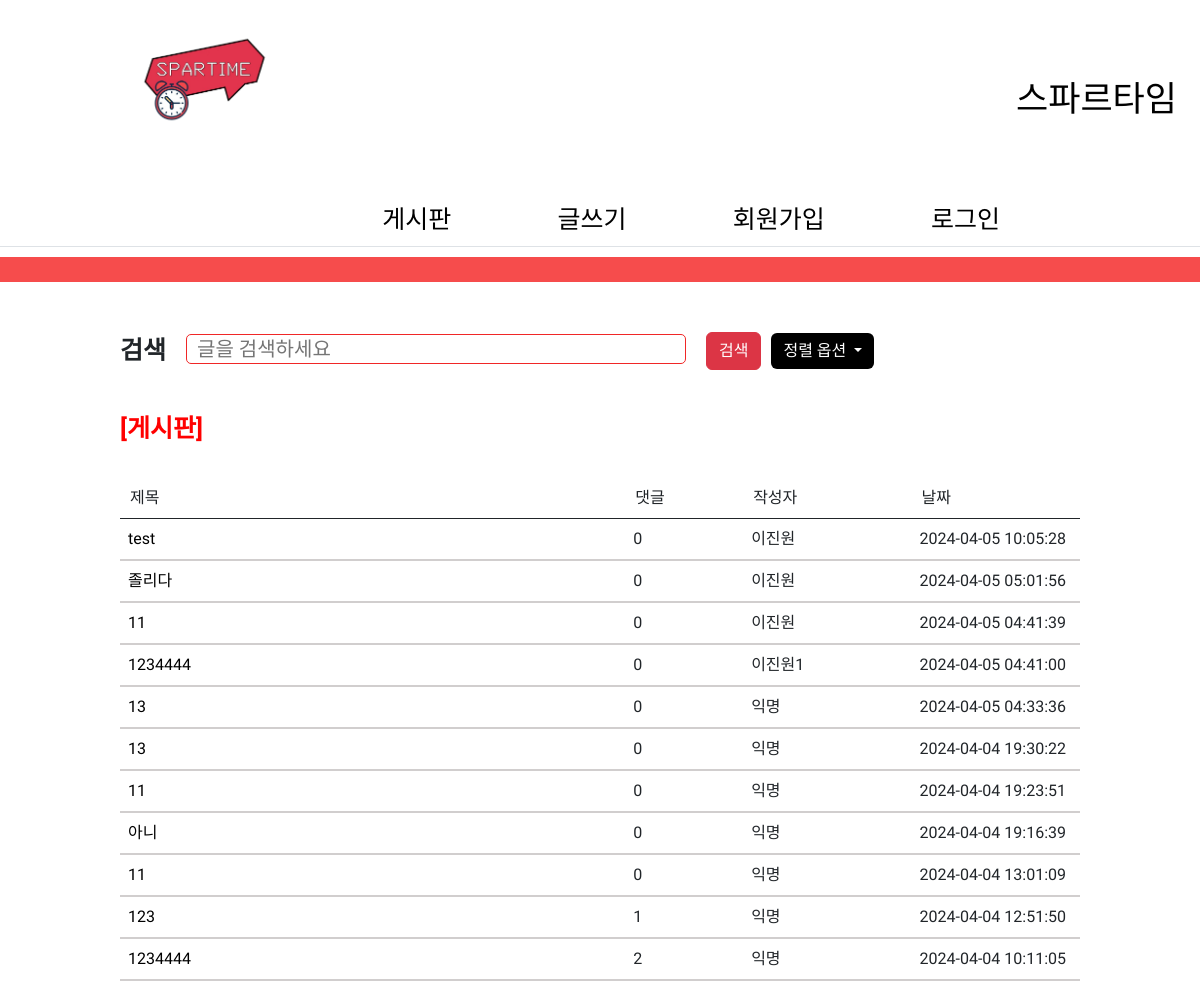
Before: / with the older database file.
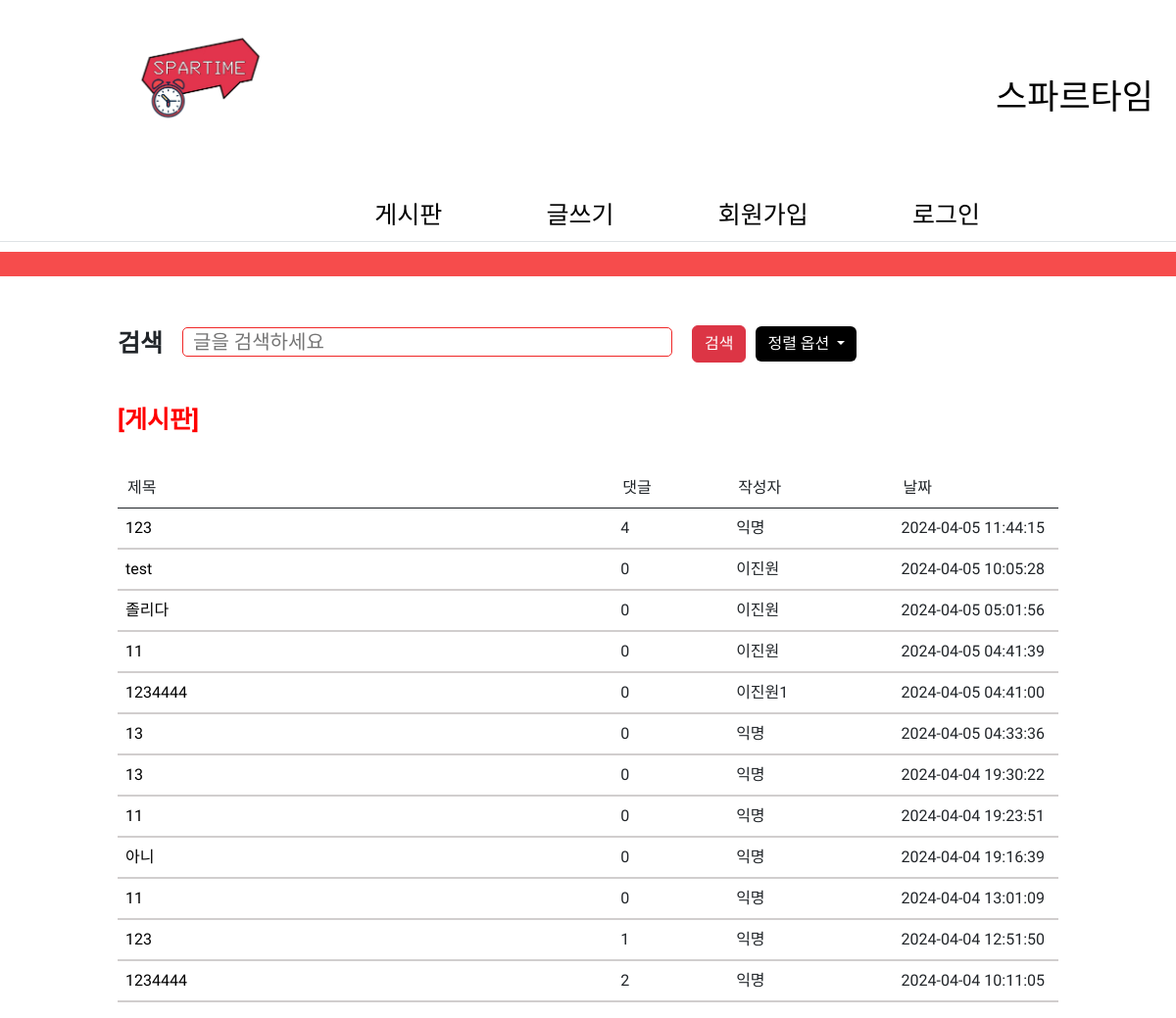
After: the same page with the newer database file.
### app.py (models this page shows)
class Post(db.Model):
    post_id = db.Column(db.Integer, primary_key=True, autoincrement=True)
    post_title = db.Column(db.String(100), nullable=False)
    post_content = db.Column(db.Text, nullable=False)
    post_created_at = db.Column(
        db.DateTime, nullable=False, default=lambda: datetime.now().replace(microsecond=0))
    post_author = db.Column(db.String(50), nullable=False,
                            default='익명')
    @property
    def comment_count(self):
        return Comment.query.filter_by(post_id=self.post_id).count()

### app.py (the view)
@app.route('/')
def index():
    posts = Post.query.order_by(Post.post_created_at.desc()).all()
    return render_template('index.html', data=posts)

### templates/index.html (shortened to what this page needs)
<!DOCTYPE html>
<html lang="en">
<head>
    <link href="https://cdn.jsdelivr.net/npm/bootstrap@5.3.0/dist/css/bootstrap.min.css" rel="stylesheet"
>
    <link rel="stylesheet" type="text/css" href="{{ url_for('static', filename='style.css') }}">
    <link rel="stylesheet" type="text/css" href="{{ url_for('static', filename='style2.css') }}">
    <link rel="stylesheet" type="text/css" href="{{ url_for('static', filename='w_style.css') }}">
    <link rel="stylesheet" type="text/css" href="{{ url_for('static', filename='log_style.css') }}">
    <link rel="stylesheet" type="text/css" href="{{ url_for('static', filename='sub_style.css') }}">
</head>
<body>
    <nav class="navbar border-bottom border-body justify-content-space-between" data-bs-theme="white">
        <div class="ms-3 d-flex align-items-center">
            <img src="{{ url_for('static', filename='images/logo.png') }}" id=ms-3_img alt="로고">
        </div>
        <nav class="navbar navbar-expand-lg">
            <div class="container-fluid">
                <div class="collapse navbar-collapse" id="navbarNav">
                    <ul class="navbar-nav">
                        <li class="nav-item">
                            <a class="nav-link" aria-current="page" id="spartime_banner" href="#">스파르타임</a>
                        </li>
                    </ul>
                </div>
            </div>
        </nav>
        <div class="ms-auto">
            <div class="menu">
                <a class="nav-link" href="/">게시판</a>
            </div>
            <div class="menu">
                <a class="nav-link" href="/writing.html">글쓰기</a>
            </div>
            <div class="menu">
                <a class="nav-link" href="/register">회원가입</a>
            </div>
            <div class="menu">
                <a class="nav-link" href="/login.html">로그인</a>
            </div>
        </div>
    </nav>
    <div class="navbar-divider"></div>
    <div class="search_drop">
        <div class="search-container">
            <span>검색</span>
            <form action="{{ url_for('search') }}" method="GET">
                <input type="text" name="keyword" placeholder="글을 검색하세요" class="search">
                <button type="submit" class="btn btn-danger" id="searchbutton">검색</button>
            </form>
            <div class="dropdown">
                <button class="btn btn-secondary dropdown-toggle" type="button" id="dropdownMenuButton"
                    data-bs-toggle="dropdown" aria-expanded="false">
                    정렬 옵션
                </button>
            </div>
        </div>
    </div>
    <div class="wrap title">
        <h1><a href="#">[게시판]</a></h1>
    </div>
    <table class="table">
        <thead class="thead_scope">
            <tr>
                <th scope="col">제목</th>
                <th scope="col">댓글</th>
                <th scope="col">작성자</th>
                <th scope="col">날짜</th>
            </tr>
        </thead>
        <tbody class="tbody_post">
            {% for post in data %}
            <tr>
                <td><a href="/post/{{ post.post_id }}" class="link">{{ post.post_title }}</a></td>
                <td scope="row">{{ post.comment_count }}</td>
                <td>{{ post.post_author }}</td>
                <td>{{ post.post_created_at }}</td>
            </tr>
            {% endfor %}
        </tbody>
    </table>
</body>
</html>

### static/style.css (style rules this page uses)
#ms-3_img { height: 100px; width: auto; margin-left: -220px }
#spartime_banner { font-size: 35px; margin-left: -180px }
.navbar .nav-link { color: black; }
.menu { display: inline-block; align-self: center; }
.menu+.menu { margin-left: 100px; }
.menu:last-child { margin-right: 100px; }
.search-container { display: flex; align-items: center; font-size: 20px; margin-bottom: 30px; margin-left: 120px }
.search-container span { margin-right: 20px; font-size: 25px; font-weight: bold; }
.wrap.title h1 a { color: red; font-size: 25px; margin: 0 50px; font-weight: bold; margin-left: 120px; text-decoration: none; }
.table { margin-left: 120px; margin-right: 50px; max-width: 80%; overflow-x: auto; border-collapse: collapse; margin-top: 30px; }
tr { padding-left: 50px; padding-right: 50px; border-bottom: none; }
.link { color: black; text-decoration: none; }
.search-container { display: flex; align-items: center; }
.search { margin-right: 50px; }
.tbody_post tr { border-bottom: 2px solid rgb(209, 206, 206); }
.thead_scope th { padding-left: 10px; padding-right: 10px; }
.thead_scope th:nth-child(1) { width: 30%; }
.thead_scope th:nth-child(2) { width: 7%; }
.thead_scope th:nth-child(3) { width: 10%; }
.thead_scope th:nth-child(4) { width: 10%; }
#searchbutton { margin-left: -35px; margin-right: 10px; }

### static/style2.css (style rules this page uses)
.nav-link { margin-top: 50px; }
.navbar-divider { border-top: 25px solid rgb(246, 76, 76); margin: 10px 0; margin-bottom: 50px; }
#ms-3_img { height: 100px; width: auto; margin-left: -220px }
#spartime_banner { font-size: 35px; margin-left: -180px }

### static/w_style.css (style rules this page uses)
.ms-3 { justify-content: center; }
.ms-3 img { margin-right: -200px; height: 40px; width: auto; }
.navbar .nav-link { color: black; }
#ms-3_img { height: 100px; width: auto; margin-left: -220px }
#spartime_banner { font-size: 35px; margin-left: -180px }
.navbar .navbar-expand-lg { display: flex; align-items: center; }
.navbar-nav { color: black; align-items: center; }
.navbar { display: flex; align-items: center; justify-content: space-between; padding-left: 200px; font-weight: bold; font-size: 25px; color: black; margin-bottom: 8px }
.menu { display: inline-block; align-self: center; }
.menu+.menu { margin-left: 100px; }
.menu:last-child { margin-right: 200px; }
table { margin: auto; }
input[type="text"] { border: 1.5px rgb(240, 39, 39) solid; width: 500px; height: 30px; border-radius: 5px; padding-left: 10px; }
.btn-secondary { background-color: black; color: white; border: 0px }

### static/log_style.css (style rules this page uses)
table { margin: auto; }
td { padding: 8px 0; }
input { border: 1.5px rgb(240, 39, 39) solid; width: 500px; height: 40px; border-radius: 5px; padding-left: 10px; }

### static/sub_style.css (style rules this page uses)
table { margin: auto; }
td { padding: 8px 0; }
input { border: 1.5px rgb(240, 39, 39) solid; width: 500px; height: 40px; border-radius: 5px; padding-left: 10px; }

### templates/index.html (style rules this page uses)
* { font-family: "Hahmlet", serif; font-optical-sizing: auto; font-weight: 400; font-style: normal; }

Changed rows visible on the page:
added Post: post_title "123", comment_count "4", post_author "익명", post_created_at "2024-04-05 11:44:15"
